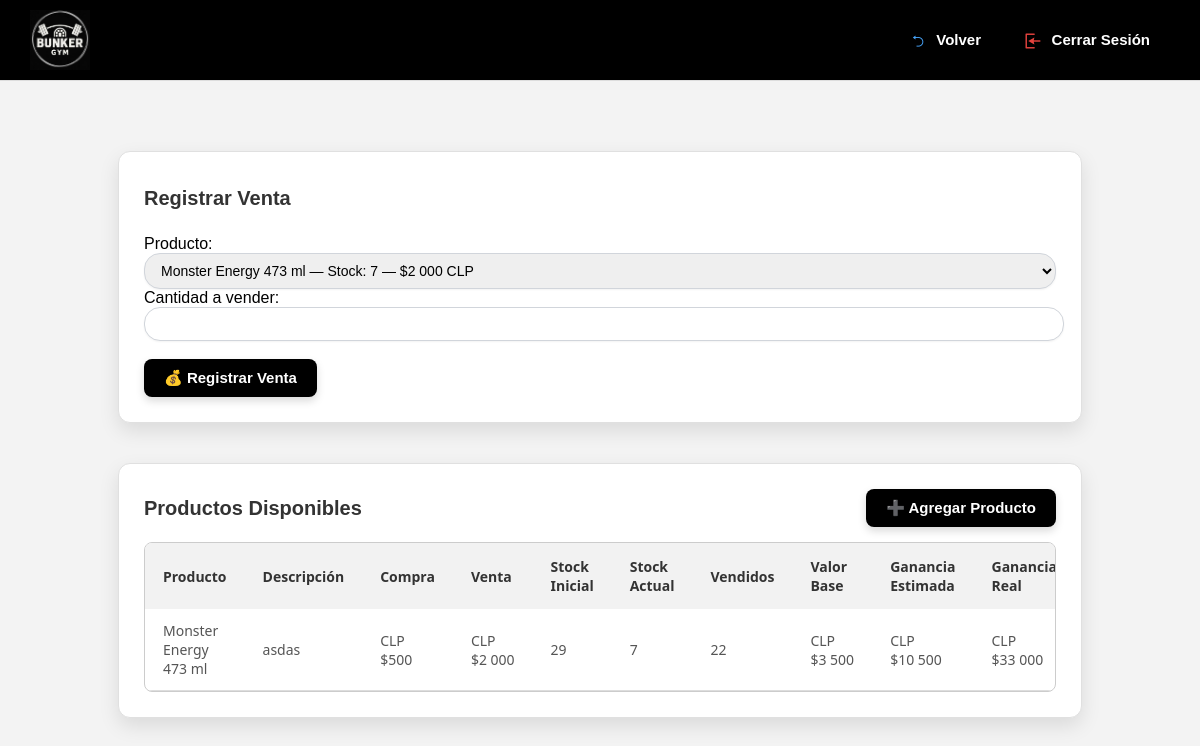
The page /productos/ (signed in) on the database its author committed.
### core/models.py (models this page shows, shortened)
class Producto(models.Model):
    nombre = models.CharField(max_length=100)
    descripcion = models.TextField(blank=True)
    precio_compra = models.DecimalField(max_digits=10, decimal_places=2)
    precio_venta = models.DecimalField(max_digits=10, decimal_places=2)
    stock = models.PositiveIntegerField(default=0)
    stock_inicial = models.PositiveIntegerField(null=True, blank=True)
    def valor_total_stock(self):
        return self.stock * self.precio_compra
    def estimado_ganancia(self):
        return self.stock * (self.precio_venta - self.precio_compra)
    def cantidad_vendida(self):
        if self.stock_inicial is not None:
            return self.stock_inicial - self.stock
        return 0
    def ganancia_real(self):
        return self.cantidad_vendida() * (self.precio_venta - self.precio_compra)

### core/views.py (the view, shortened to what this page needs)
# urls.py: path('productos/', views.productos, name='productos'),
def productos(request):
    productos = Producto.objects.all()
    return render(request, 'core/productos.html', {'productos': productos})

### core/templates/core/productos.html (shortened to what this page needs)
{% extends 'core/home.html' %}
{% load static %}
{% load humanize %}
{% block content %}
<div class="contenido">
<div class="card-tabla">
<div style="display: flex; justify-content: space-between; align-items: center;">
        <h2 class="titulo-tabla" style=" margin-top: 10px;  margin-bottom: 25px;">Registrar Venta</h2>
    </div>
    <form method="POST">
        <label for="producto">Producto:</label>
        <select name="producto_id" class="select-bonito" required>
            {% for producto in productos %}
              <option value="{{ producto.id }}"> {{ producto.nombre }} — Stock: {{ producto.stock }} — ${{ producto.precio_venta|floatformat:0|intcomma }} CLP </option>
            {% endfor %}
        </select>
        <div class="campo-cantidad">
            <label for="cantidad" class="etiqueta-cantidad">Cantidad a vender:</label>
            <input type="number" name="cantidad" id="cantidad" min="1" class="input-bonito" required>
        </div>
        <br>
      <button type="submit" class="btn-global">💰 Registrar Venta</button>
    </form>
</div>
<div class="card-tabla">
    <div style="display: flex; justify-content: space-between; align-items: center;">
        <h2 class="titulo-tabla" style="margin: 0;">Productos Disponibles</h2>
        <a href="{% url 'agregar_producto' %}" class="btn-global">➕ Agregar Producto</a>
    </div>
    <div class="tabla-wrapper" style="margin-top: 15px;">
        <table class="tabla-clientes">
            <thead>
                <tr>
                    <th>Producto</th>
                    <th>Descripción</th>
                    <th>Compra</th>
                    <th>Venta</th>
                    <th>Stock Inicial</th>
                    <th>Stock Actual</th>
                    <th>Vendidos</th>
                    <th>Valor Base</th>
                    <th>Ganancia Estimada</th>
                    <th>Ganancia Real</th>
                </tr>
            </thead>
            <tbody>
                {% for producto in productos %}
                <tr>
                    <td>{{ producto.nombre }}</td>
                    <td>{{ producto.descripcion }}</td>
                    <td>CLP ${{ producto.precio_compra|floatformat:0|intcomma }}</td>
                    <td>CLP ${{ producto.precio_venta|floatformat:0|intcomma }}</td>
                    <td>{{ producto.stock_inicial }}</td>
                    <td>{{ producto.stock }}</td>
                    <td>{{ producto.cantidad_vendida }}</td>
                    <td>CLP ${{ producto.valor_total_stock|floatformat:0|intcomma }}</td>
                    <td>CLP ${{ producto.estimado_ganancia|floatformat:0|intcomma }}</td>
                    <td>CLP ${{ producto.ganancia_real|floatformat:0|intcomma }}</td>
                </tr>
                {% empty %}
                <tr><td colspan="11" class="mensaje-centrado">No hay productos registrados.</td></tr>
                {% endfor %}
            </tbody>
        </table>
    </div>
</div>
</div>
{% endblock %}

### core/static/core/css/styles.css (style rules this page uses)
body { margin: 0; font-family: Arial, sans-serif; background-color: #f3f3f3; }
.btn-global { background-color: #000; color: white; padding: 10px 20px; border: none; border-radius: 8px; font-weight: bold; font-size: 15px; cursor: pointer; text-decoration: none; transition: background-color 0.3s ease, transform 0.2s ease; display: inline-block; box-shadow: 0 4px 8px rgba(0, 0, 0, 0.15); }
.contenido { padding: 30px; }
.card-tabla { max-width: 80%; margin: 40px auto; padding: 25px; background-color: #ffffff; border-radius: 12px; box-shadow: 0 8px 20px rgba(0, 0, 0, 0.1); border: 1px solid #e0e0e0; }
.titulo-tabla { font-size: 20px; font-weight: bold; margin-bottom: 20px; color: #333; text-align: center; }
.tabla-wrapper { max-height: 400px; overflow-y: auto; border: 1px solid #ccc; border-radius: 8px; }
.tabla-clientes { width: 100%; border-collapse: collapse; font-family: 'Segoe UI', Tahoma, Geneva, Verdana, sans-serif; font-size: 14px; }
.tabla-clientes thead { background-color: #f2f2f2; position: sticky; top: 0; z-index: 1; }
.tabla-clientes th { padding: 14px 18px; text-align: left; font-weight: 600; color: #333; background-color: #f2f2f2; }
.tabla-clientes td { padding: 12px 18px; color: #555; border-bottom: 1px solid #ddd; }
.select-bonito { width: 100%; border: 1.5px solid #D1D5DB; border-radius: 1rem; padding: 0.5rem 0.75rem; font-size: 0.875rem; box-shadow: 0 1px 2px rgb(0 0 0 / 0.05); transition: border-color 0.2s ease, box-shadow 0.2s ease; }
.input-bonito { width: 98%; border: 1.5px solid #D1D5DB; border-radius: 1rem; padding: 0.5rem 0.75rem; font-size: 0.875rem; box-shadow: 0 1px 2px rgb(0 0 0 / 0.05); transition: border-color 0.2s ease, box-shadow 0.2s ease; }

### rows shown on the page
Producto: nombre "Monster Energy 473 ml", descripcion "asdas", precio_compra "500", precio_venta "2 000", stock_inicial "29", stock "7", cantidad_vendida "22", valor_total_stock "3 500", estimado_ganancia "10 500", ganancia_real "33 000"

### other values the page prints
form field producto_id "Monster Energy 473 ml — Stock: 7 — $2 000 CLP"
